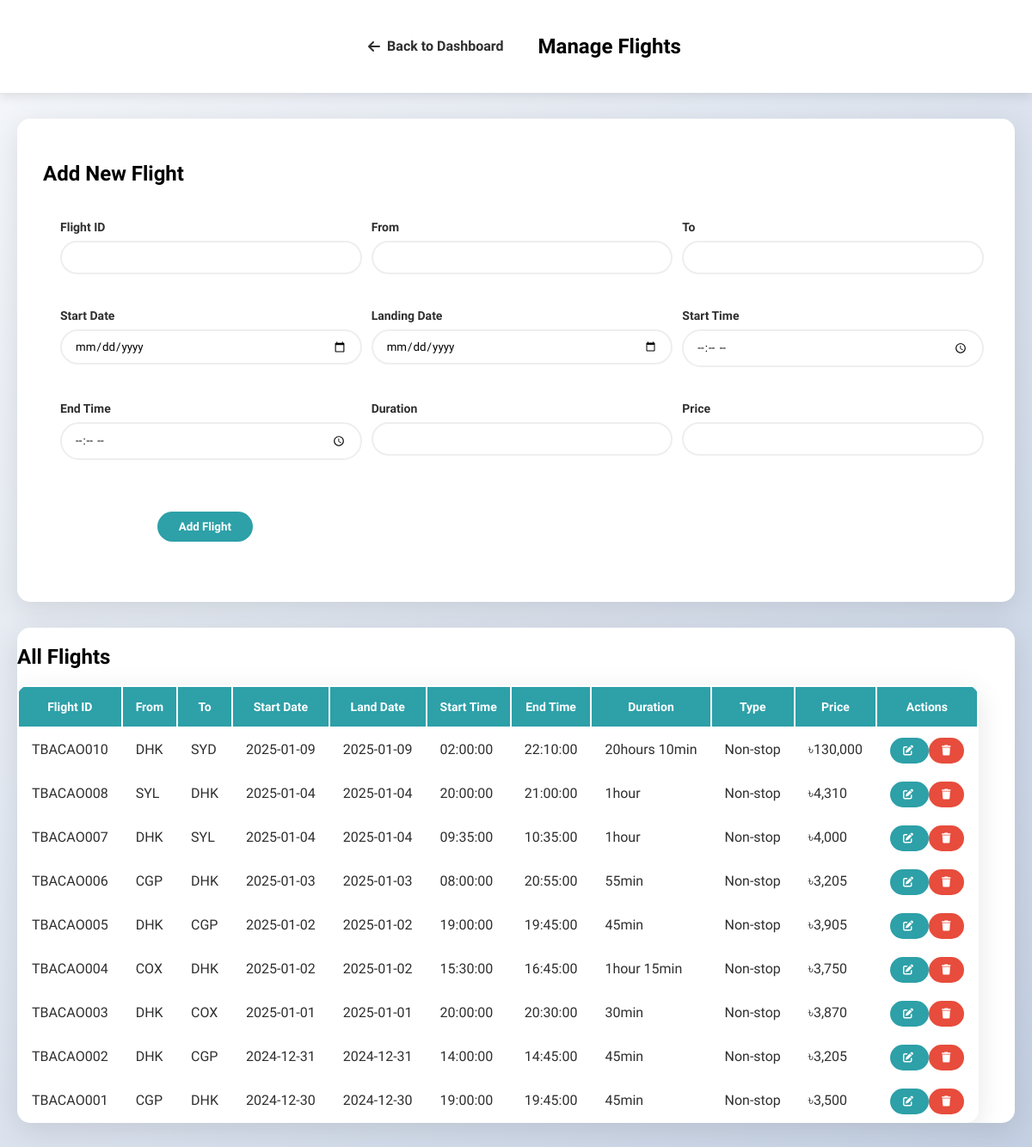
The app's page /website/admin_flights.php (signed in) with its own data.
### website/admin_flights.php (the view, shortened to what this page needs)
<?php
require_once 'config.php';
$flights = $conn->query("SELECT * FROM `flight-1` ORDER BY Flight_ID DESC");
?>
<!DOCTYPE html>
<html>
<head>
    <link rel="stylesheet" href="https://cdnjs.cloudflare.com/ajax/libs/font-awesome/6.0.0/css/all.min.css">
</head>
<body>
    <div class="admin-nav">
        <div class="container nav-links">
            <a href="admin.php" class="nav-btn">
                <i class="fas fa-arrow-left"></i> Back to Dashboard
            </a>
            <h2>Manage Flights</h2>
        </div>
    </div>
    <div class="container">
        <div class="card flight-form">
            <h2>Add New Flight</h2>
            <form method="POST">
                <div class="form-grid">
                    <div class="form-group">
                        <label>Flight ID</label>
                        <input type="text" name="flight_id" required>
                    </div>
                    <div class="form-group">
                        <label>From</label>
                        <input type="text" name="from" required>
                    </div>
                    <div class="form-group">
                        <label>To</label>
                        <input type="text" name="to" required>
                    </div>
                    <div class="form-group">
                        <label>Start Date</label>
                        <input type="date" name="start_date" required>
                    </div>
                    <div class="form-group">
                        <label>Landing Date</label>
                        <input type="date" name="land_date" required>
                    </div>
                    <div class="form-group">
                        <label>Start Time</label>
                        <input type="time" name="start_time" required>
                    </div>
                    <div class="form-group">
                        <label>End Time</label>
                        <input type="time" name="end_time" required>
                    </div>
                    <div class="form-group">
                        <label>Duration</label>
                        <input type="text" name="duration" required>
                    </div>
                    <div class="form-group">
                        <label>Price</label>
                        <input type="number" name="price" required>
                    </div>
                    <button type="submit" name="add_flight" class="submit-btn">Add Flight</button>
                </div>
            </form>
        </div>
        <div class="card admin-table">
            <h2>All Flights</h2>
            <table class="admin-table">
                <thead>
                    <tr>
                        <th>Flight ID</th>
                        <th>From</th>
                        <th>To</th>
                        <th>Start Date</th>
                        <th>Land Date</th>
                        <th>Start Time</th>
                        <th>End Time</th>
                        <th>Duration</th>
                        <th>Type</th>
                        <th>Price</th>
                        <th>Actions</th>
                    </tr>
                </thead>
                <tbody id="flightTableBody">
                    <?php while($flight = $flights->fetch_assoc()): ?>
                        <tr>
                            <td><?php echo htmlspecialchars($flight['Flight_ID']); ?></td>
                            <td><?php echo htmlspecialchars($flight['Flight_from']); ?></td>
                            <td><?php echo htmlspecialchars($flight['Flight_to']); ?></td>
                            <td><?php echo htmlspecialchars($flight['Start_date']); ?></td>
                            <td><?php echo htmlspecialchars($flight['Land_date']); ?></td>
                            <td><?php echo htmlspecialchars($flight['Start_time']); ?></td>
                            <td><?php echo htmlspecialchars($flight['End_time']); ?></td>
                            <td><?php echo htmlspecialchars($flight['Duration']); ?></td>
                            <td><?php echo htmlspecialchars($flight['Type']); ?></td>
                            <td>৳<?php echo number_format($flight['Price']); ?></td>
                            <td>
                                <a href="edit_flight.php?id=<?php echo urlencode($flight['Flight_ID']); ?>"
                                   class="action-btn edit-btn">
                                    <i class="fas fa-edit"></i>
                                </a>
                                <a href="delete_flight.php?id=<?php echo urlencode($flight['Flight_ID']); ?>"
                                   class="action-btn delete-btn"
                                   onclick="return confirm('Are you sure you want to delete this flight?')">
                                    <i class="fas fa-trash"></i>
                                </a>
                            </td>
                        </tr>
                    <?php endwhile; ?>
                </tbody>
            </table>
        </div>
    </div>
</body>
</html>

### website/admin_flights.php (style rules this page uses)
body { font-family: 'Murecho', sans-serif; margin: 0; background: linear-gradient(135deg, #f5f7fa 0%, #c3cfe2 100%); min-height: 100vh; padding-bottom: 50px; }
.flight-form { background: white; padding: 30px; border-radius: 15px; box-shadow: 0 8px 32px rgba(0,0,0,0.1); margin-bottom: 30px; animation: slideDown 0.5s ease; }
.form-group { margin-bottom: 15px; margin-right: 20px; }
.form-group label { display: block; margin-bottom: 8px; color: rgb(48, 47, 47); font-weight: 700; font-size: 14px; }
.form-group input { width: 100%; padding: 10px 15px; border: 2px solid #eee; border-radius: 25px; transition: all 0.3s ease; font-family: 'Murecho', sans-serif; }
.submit-btn { background: #2da0a8; color: white; border: none; padding: 10px 25px; border-radius: 25px; cursor: pointer; font-weight: 700; font-family: 'Murecho', sans-serif; transition: all 0.3s ease; width: auto; margin: 20px auto; display: block; }
.admin-table { background: white; border-radius: 15px; box-shadow: 0 8px 32px rgba(0,0,0,0.1); overflow: hidden; }
.admin-table th { background: #2da0a8; color: white; font-weight: 700; padding: 15px; font-size: 14px; }
.admin-table tr { transition: all 0.3s ease; }
.admin-table td { padding: 15px; color: rgb(48, 47, 47); font-weight: 500; }
.action-btn { padding: 8px 15px; border-radius: 25px; color: white; text-decoration: none; font-weight: 700; font-size: 12px; transition: all 0.3s ease; }
.edit-btn { background: #2da0a8; }
.delete-btn { background: #e74c3c; }
.admin-nav { background: white; padding: 20px; box-shadow: 0 4px 12px rgba(0,0,0,0.1); margin-bottom: 30px; display: flex; justify-content: space-between; align-items: center; }
.nav-links { display: flex; gap: 20px; }
.nav-btn { padding: 10px 20px; border-radius: 25px; text-decoration: none; color: rgb(48, 47, 47); font-weight: 700; transition: all 0.3s ease; display: flex; align-items: center; gap: 8px; }
.container { max-width: 1200px; margin: 0 auto; padding: 0 20px; }
.form-grid { display: grid; grid-template-columns: repeat(auto-fit, minmax(250px, 1fr)); gap: 25px; padding: 20px; }
.card { background: white; border-radius: 15px; box-shadow: 0 8px 32px rgba(0,0,0,0.1); transition: all 0.3s ease; }

### records on screen
flight-1: Flight_ID "TBACAO010", Flight_from "DHK", Flight_to "SYD", Start_date "2025-01-09", Land_date "2025-01-09", Start_time "02:00:00", End_time "22:10:00", Duration "20hours 10min", Type "Non-stop", Price "130,000"
flight-1: Flight_ID "TBACAO008", Flight_from "SYL", Flight_to "DHK", Start_date "2025-01-04", Land_date "2025-01-04", Start_time "20:00:00", End_time "21:00:00", Duration "1hour", Type "Non-stop", Price "4,310"
flight-1: Flight_ID "TBACAO007", Flight_from "DHK", Flight_to "SYL", Start_date "2025-01-04", Land_date "2025-01-04", Start_time "09:35:00", End_time "10:35:00", Duration "1hour", Type "Non-stop", Price "4,000"
flight-1: Flight_ID "TBACAO006", Flight_from "CGP", Flight_to "DHK", Start_date "2025-01-03", Land_date "2025-01-03", Start_time "08:00:00", End_time "20:55:00", Duration "55min", Type "Non-stop", Price "3,205"
flight-1: Flight_ID "TBACAO005", Flight_from "DHK", Flight_to "CGP", Start_date "2025-01-02", Land_date "2025-01-02", Start_time "19:00:00", End_time "19:45:00", Duration "45min", Type "Non-stop", Price "3,905"
flight-1: Flight_ID "TBACAO004", Flight_from "COX", Flight_to "DHK", Start_date "2025-01-02", Land_date "2025-01-02", Start_time "15:30:00", End_time "16:45:00", Duration "1hour 15min", Type "Non-stop", Price "3,750"
flight-1: Flight_ID "TBACAO003", Flight_from "DHK", Flight_to "COX", Start_date "2025-01-01", Land_date "2025-01-01", Start_time "20:00:00", End_time "20:30:00", Duration "30min", Type "Non-stop", Price "3,870"
flight-1: Flight_ID "TBACAO002", Flight_from "DHK", Flight_to "CGP", Start_date "2024-12-31", Land_date "2024-12-31", Start_time "14:00:00", End_time "14:45:00", Duration "45min", Type "Non-stop", Price "3,205"
flight-1: Flight_ID "TBACAO001", Flight_from "CGP", Flight_to "DHK", Start_date "2024-12-30", Land_date "2024-12-30", Start_time "19:00:00", End_time "19:45:00", Duration "45min", Type "Non-stop", Price "3,500"
